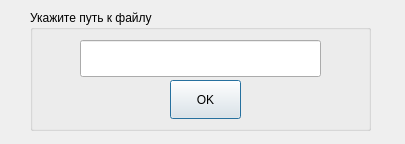
<?xml version="1.0" encoding="UTF-8"?>
<ui version="4.0">
 <class>pathToFile</class>
 <widget class="QDialog" name="pathToFile">
  <property name="geometry">
   <rect>
    <x>0</x>
    <y>0</y>
    <width>405</width>
    <height>144</height>
   </rect>
  </property>
  <property name="windowTitle">
   <string>Dialog</string>
  </property>
  <widget class="QGroupBox" name="groupBox">
   <property name="geometry">
    <rect>
     <x>30</x>
     <y>10</y>
     <width>341</width>
     <height>121</height>
    </rect>
   </property>
   <property name="title">
    <string>Укажите путь к файлу</string>
   </property>
   <widget class="QLineEdit" name="path">
    <property name="geometry">
     <rect>
      <x>50</x>
      <y>30</y>
      <width>241</width>
      <height>37</height>
     </rect>
    </property>
   </widget>
   <widget class="QPushButton" name="pushButton">
    <property name="geometry">
     <rect>
      <x>140</x>
      <y>70</y>
      <width>71</width>
      <height>39</height>
     </rect>
    </property>
    <property name="text">
     <string>OK</string>
    </property>
   </widget>
  </widget>
 </widget>
 <resources/>
 <connections/>
</ui>
